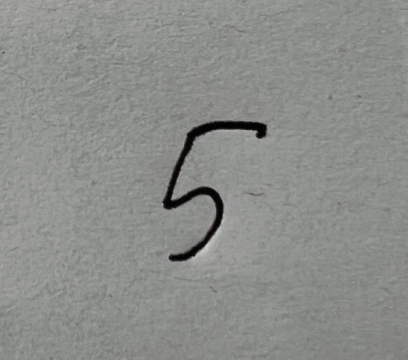
#> input picture digits/Screenshot from 2024-03-21 17-45-55.png, 408 x 360 px, found by its file name
$ jupyter execute --allow-errors dev.ipynb
#> lines starting #> are read from the running program, lines starting #| are printed output that depends on the picture; after the words box and inside, x2 and y2 are one past the last pixel; in counts of white or black regions, pixels touching at a corner belong together
#> further down, image is the input picture: PIL image 408x360 RGBA; mean R, G, B, A 140, 141.7, 138.9, 255
[cell 1]
import numpy as np
from PIL import Image
from skimage.transform import resize
import matplotlib.pyplot as plt
import cv2


def preprocess_image_for_digit_recognition(uploaded_image):
    # Convert PIL Image to a NumPy array
    image_array = np.array(uploaded_image)

    # Convert to grayscale
    if len(image_array.shape) == 3:  # Check if the image is colored (3 channels)
        image = cv2.cvtColor(image_array, cv2.COLOR_RGB2GRAY)
#> image: shape (360, 408)
    else:
        image = image_array  # The image is already in grayscale

    # Thresholding the image to get a binary image
    _, binary_image = cv2.threshold(image, 127, 255, cv2.THRESH_BINARY_INV)
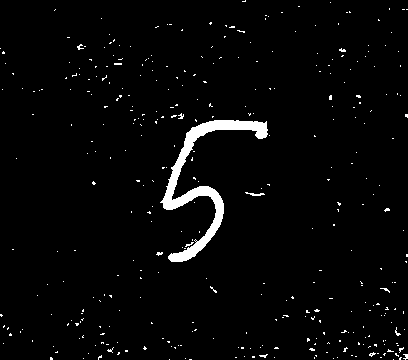
#> binary_image: shape (360, 408); 2.8% white; 361 white regions (357 under 20 px)

    # Find contours and the bounding rectangle
    contours, _ = cv2.findContours(binary_image, cv2.RETR_EXTERNAL, cv2.CHAIN_APPROX_SIMPLE)
#> contours = 361 contours, 360 with area under 20; largest, box (x1, y1, x2, y2) and area: (160, 120, 268, 262) 2480
    if contours:
        cnt = max(contours, key=cv2.contourArea)
#> cnt = contour of 308 points, box (x1, y1, x2, y2) (160, 120, 268, 262), area 2480
        x, y, w, h = cv2.boundingRect(cnt)
#> x = 160; y = 120; w = 108; h = 142

        # Crop and resize the image around the digit
        digit = binary_image[y:y+h, x:x+w]
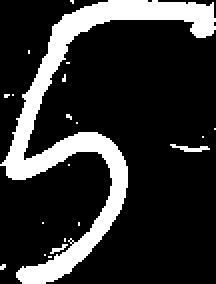
#> digit: shape (142, 108) (shown 2 times larger); 18.7% white; 20 white regions (18 under 20 px), largest, box (x1, y1, x2, y2) and area: (0, 0, 108, 142) 2770, (85, 72, 105, 76) 39
        resized_digit = cv2.resize(digit, (20, 20), interpolation=cv2.INTER_AREA)
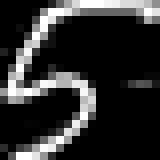
#> resized_digit: shape (20, 20) (shown 8 times larger); min 0, max 255, mean 47.7

        # Create a 28x28 image and place the digit in the center
        final_image = np.zeros((28, 28), dtype=np.uint8)
        final_image[4:24, 4:24] = resized_digit
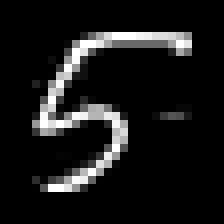
#> final_image: shape (28, 28) (shown 8 times larger); min 0, max 255, mean 24.3
    else:
        # If no contours are found, just resize the image
        final_image = cv2.resize(binary_image, (28, 28), interpolation=cv2.INTER_AREA)

    # Reshape the final image to a one-dimensional array of 784 elements
    flattened_image = final_image.reshape(-1)
#> flattened_image = 784 values, max 255 at index 126, min 0 at index 0, mean 24.35

    return flattened_image

[cell 2]
image_path = '/home/thor_01/Documents/EC/ensemble-learning-sklearn/digits/Screenshot from 2024-03-21 17-45-55.png'
image = Image.open(image_path)
digit_image = preprocess_image_for_digit_recognition(image)
#> digit_image has the same summary as flattened_image in preprocess_image_for_digit_recognition
#sample = preprocess_image(digit_image)
plt.imshow(digit_image.reshape(28, 28), interpolation="gaussian")

#> (a cell that did not finish here is left out)

[cell 4]
import joblib
# Load the trained model
#> (the rest of this cell did not finish here and is left out)

[cell 5]
from sklearn.datasets import fetch_openml
#> (the rest of this cell did not finish here and is left out)

#> (a cell that did not finish here is left out)

[cell 7]
digit_image
#> Out has the same summary as flattened_image in preprocess_image_for_digit_recognition

#> (a cell that did not finish here is left out)

[cell 9]
image_path = '/home/thor_01/Documents/EC/ensemble-learning-sklearn/digits/Screenshot from 2024-03-21 16-43-03.png'
image = Image.open(image_path)
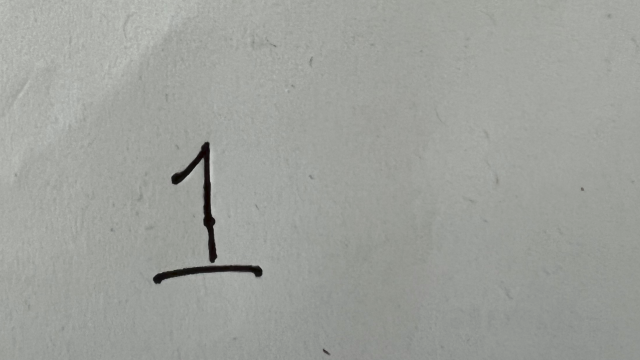
#> input picture digits/Screenshot from 2024-03-21 16-43-03.png, 640 x 360 px, found by its file name
#> image is the input picture: PIL image 640x360 RGBA; mean R, G, B, A 158, 160.3, 155.6, 255
digit_image = preprocess_image_for_digit_recognition(image)
#> in preprocess_image_for_digit_recognition (call 2), `_, binary_image = cv2.threshold(image, 127, 255, cv2.THRESH_BINARY_INV)`:
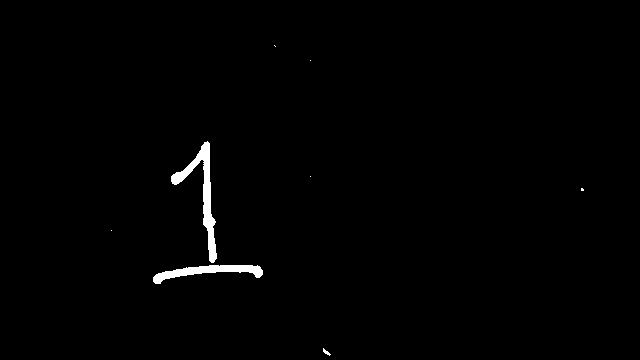
#> binary_image: shape (360, 640); 0.93% white; 8 white regions (5 under 20 px)
#> in preprocess_image_for_digit_recognition (call 2), `contours, _ = cv2.findContours(binary_image, cv2.RETR_EXTERNAL, cv2.CH..`: contours = 8 contours, 6 with area under 20; largest, box (x1, y1, x2, y2) and area: (171, 141, 217, 263) 1083, (153, 265, 263, 284) 744
#> in preprocess_image_for_digit_recognition (call 2), `cnt = max(contours, key=cv2.contourArea)`: cnt = contour of 86 points, box (x1, y1, x2, y2) (171, 141, 217, 263), area 1083
#> in preprocess_image_for_digit_recognition (call 2), `x, y, w, h = cv2.boundingRect(cnt)`: x = 171; y = 141; w = 46; h = 122
#> in preprocess_image_for_digit_recognition (call 2), `digit = binary_image[y:y+h, x:x+w]`:
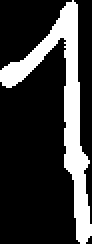
#> digit: shape (122, 46) (shown 2 times larger); 22.1% white; 1 white region, box (x1, y1, x2, y2) and area: (0, 0, 46, 122) 1238
#> in preprocess_image_for_digit_recognition (call 2), `resized_digit = cv2.resize(digit, (20, 20), interpolation=cv2.INTER_AR..`:
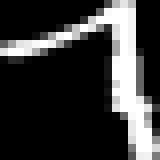
#> resized_digit: shape (20, 20) (shown 8 times larger); min 0, max 255, mean 56.2
#> in preprocess_image_for_digit_recognition (call 2), `final_image[4:24, 4:24] = resized_digit`:
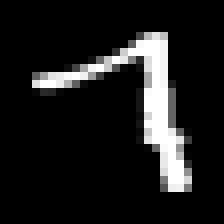
#> final_image: shape (28, 28) (shown 8 times larger); min 0, max 255, mean 28.7
#> in preprocess_image_for_digit_recognition (call 2), `flattened_image = final_image.reshape(-1)`: flattened_image = 784 values, max 255 at index 158, min 0 at index 0, mean 28.7
#> digit_image has the same summary as flattened_image in preprocess_image_for_digit_recognition
#sample = preprocess_image(digit_image)
plt.imshow(digit_image.reshape(28, 28), interpolation="gaussian")
